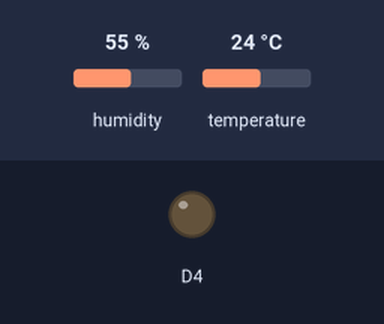
A sketch run on a simulated ESP8266 (NodeMCU). Shown: output pins drawn as LEDs (lit = HIGH, except the on-board LED, lit = LOW). The test bench sets the inputs (shaded band); at power-on: humidity 55 %, temperature 24 °C. WiFi joins after 1.5 s; servers stay silent unless stated; uploads are accepted with an empty reply; what the sketch prints to the serial monitor is not drawn.

Above: at 5.7 s.
At 10.9 s:
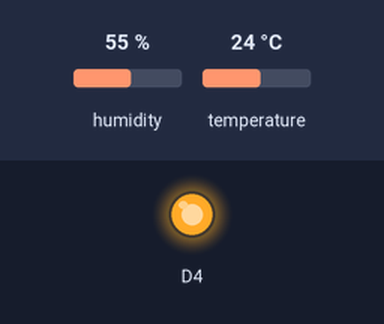
Timing chart, 0 to 17.1 s (numbered marks = the images above):
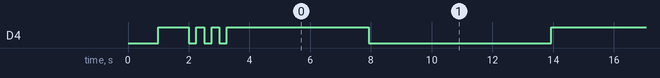

The sketch:

nodemcu_sensor.ino
```cpp
#include <ESP8266WiFi.h>
#include <WiFiClient.h>
#include <ESP8266WebServer.h>
#include <ESP8266HTTPClient.h>
#include "DHT.h"

#define DHTPIN D2
#define DHTTYPE DHT11

DHT dht (DHTPIN, DHTTYPE);

const char* ssid = "koutane entek wa?";                  // Your wifi Name
const char* password = "ketikbae";          // Your wifi Password

const char *host = "192.168.43.101";

void setup() {

  delay(1000);
  pinMode(BUILTIN_LED, OUTPUT);
  digitalWrite(BUILTIN_LED, HIGH);      // Initialize the Led_OnBoard pin as an output
  Serial.begin(115200);
  WiFi.mode(WIFI_OFF);        //Prevents reconnection issue (taking too long to connect)
  delay(1000);
  WiFi.mode(WIFI_STA);        //This line hides the viewing of ESP as wifi hotspot

  WiFi.begin(ssid, password);     //Connect to your WiFi router
  Serial.println("");

  Serial.print("Connecting");
  // Wait for connection
  while (WiFi.status() != WL_CONNECTED) {
    digitalWrite(BUILTIN_LED, LOW);
    delay(250);
    Serial.print(".");
    digitalWrite(BUILTIN_LED, HIGH);
    delay(250);
  }

  digitalWrite(BUILTIN_LED, HIGH);
  //If connection successful show IP address in serial monitor
  Serial.println("");
  Serial.println("Connected to Network/SSID");
  Serial.print("IP address: ");
  Serial.println(WiFi.localIP());  //IP address assigned to your ESP
}

void loop() {

  HTTPClient http;    //Declare object of class HTTPClient

   float h = dht.readHumidity();
   float t = dht.readTemperature();

  String humid, temp;
  humid = String (h);
  temp = String (t);

  http.begin("http://localhost/Nodemcu_db_record_view/InsertDB.php");

  int httpCode_1 = http.POST(humid);
  int httpCode_2 = http.POST(temp);
  String payload = http.getString();    //Get the response payload

  Serial.println(httpCode_1);
  Serial.println(httpCode_2);
  Serial.println(payload);    //Print request response payload

  Serial.println("Humidity=" + humid);
  Serial.println("temperature=" + temp);

  http.end();  //Close connection

  delay(4000);
  digitalWrite(BUILTIN_LED, LOW);
  delay(6000);
  digitalWrite(BUILTIN_LED, HIGH);
}
```

Measured:
- by itself, D4: repeats every 0.50 s: HIGH 0.25 s, LOW 0.25 s
